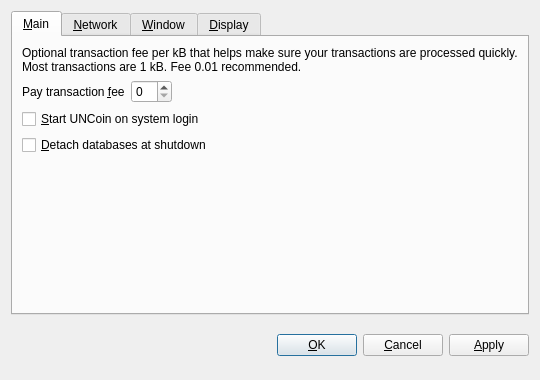
<?xml version="1.0" encoding="UTF-8"?>
<ui version="4.0">
 <class>OptionsDialog</class>
 <widget class="QDialog" name="OptionsDialog">
  <property name="geometry">
   <rect>
    <x>0</x>
    <y>0</y>
    <width>540</width>
    <height>380</height>
   </rect>
  </property>
  <property name="windowTitle">
   <string>Options</string>
  </property>
  <property name="modal">
   <bool>true</bool>
  </property>
  <layout class="QVBoxLayout" name="verticalLayout">
   <item>
    <widget class="QTabWidget" name="tabWidget">
     <property name="tabPosition">
      <enum>QTabWidget::North</enum>
     </property>
     <property name="currentIndex">
      <number>0</number>
     </property>
     <widget class="QWidget" name="tabMain">
      <attribute name="title">
       <string>&amp;Main</string>
      </attribute>
      <layout class="QVBoxLayout" name="verticalLayout_Main">
       <item>
        <widget class="QLabel" name="transactionFeeInfoLabel">
         <property name="text">
          <string>Optional transaction fee per kB that helps make sure your transactions are processed quickly. Most transactions are 1 kB. Fee 0.01 recommended.</string>
         </property>
         <property name="textFormat">
          <enum>Qt::PlainText</enum>
         </property>
         <property name="wordWrap">
          <bool>true</bool>
         </property>
        </widget>
       </item>
       <item>
        <layout class="QHBoxLayout" name="horizontalLayout_Main">
         <item>
          <widget class="QLabel" name="transactionFeeLabel">
           <property name="text">
            <string>Pay transaction &amp;fee</string>
           </property>
           <property name="textFormat">
            <enum>Qt::PlainText</enum>
           </property>
           <property name="buddy">
            <cstring>transactionFee</cstring>
           </property>
          </widget>
         </item>
         <item>
          <widget class="BitcoinAmountField" name="transactionFee"/>
         </item>
         <item>
          <spacer name="horizontalSpacer_Main">
           <property name="orientation">
            <enum>Qt::Horizontal</enum>
           </property>
           <property name="sizeHint" stdset="0">
            <size>
             <width>40</width>
             <height>20</height>
            </size>
           </property>
          </spacer>
         </item>
        </layout>
       </item>
       <item>
        <widget class="QCheckBox" name="bitcoinAtStartup">
         <property name="toolTip">
          <string>Automatically start UNCoin after logging in to the system.</string>
         </property>
         <property name="text">
          <string>&amp;Start UNCoin on system login</string>
         </property>
        </widget>
       </item>
       <item>
        <widget class="QCheckBox" name="detachDatabases">
         <property name="toolTip">
          <string>Detach block and address databases at shutdown. This means they can be moved to another data directory, but it slows down shutdown. The wallet is always detached.</string>
         </property>
         <property name="text">
          <string>&amp;Detach databases at shutdown</string>
         </property>
        </widget>
       </item>
       <item>
        <spacer name="verticalSpacer_Main">
         <property name="orientation">
          <enum>Qt::Vertical</enum>
         </property>
         <property name="sizeHint" stdset="0">
          <size>
           <width>20</width>
           <height>40</height>
          </size>
         </property>
        </spacer>
       </item>
      </layout>
     </widget>
     <widget class="QWidget" name="tabNetwork">
      <attribute name="title">
       <string>&amp;Network</string>
      </attribute>
      <layout class="QVBoxLayout" name="verticalLayout_Network">
       <item>
        <widget class="QCheckBox" name="mapPortUpnp">
         <property name="toolTip">
          <string>Automatically open the UNCoin client port on the router. This only works when your router supports UPnP and it is enabled.</string>
         </property>
         <property name="text">
          <string>Map port using &amp;UPnP</string>
         </property>
        </widget>
       </item>
       <item>
        <widget class="QCheckBox" name="connectSocks">
         <property name="toolTip">
          <string>Connect to the UNCoin network through a SOCKS proxy (e.g. when connecting through Tor).</string>
         </property>
         <property name="text">
          <string>&amp;Connect through SOCKS proxy:</string>
         </property>
        </widget>
       </item>
       <item>
        <layout class="QHBoxLayout" name="horizontalLayout_Network">
         <item>
          <widget class="QLabel" name="proxyIpLabel">
           <property name="text">
            <string>Proxy &amp;IP:</string>
           </property>
           <property name="textFormat">
            <enum>Qt::PlainText</enum>
           </property>
           <property name="buddy">
            <cstring>proxyIp</cstring>
           </property>
          </widget>
         </item>
         <item>
          <widget class="QValidatedLineEdit" name="proxyIp">
           <property name="maximumSize">
            <size>
             <width>140</width>
             <height>16777215</height>
            </size>
           </property>
           <property name="toolTip">
            <string>IP address of the proxy (e.g. 127.0.0.1)</string>
           </property>
          </widget>
         </item>
         <item>
          <widget class="QLabel" name="proxyPortLabel">
           <property name="text">
            <string>&amp;Port:</string>
           </property>
           <property name="textFormat">
            <enum>Qt::PlainText</enum>
           </property>
           <property name="buddy">
            <cstring>proxyPort</cstring>
           </property>
          </widget>
         </item>
         <item>
          <widget class="QLineEdit" name="proxyPort">
           <property name="maximumSize">
            <size>
             <width>55</width>
             <height>16777215</height>
            </size>
           </property>
           <property name="toolTip">
            <string>Port of the proxy (e.g. 9050)</string>
           </property>
          </widget>
         </item>
         <item>
          <widget class="QLabel" name="socksVersionLabel">
           <property name="text">
            <string>SOCKS &amp;Version:</string>
           </property>
           <property name="textFormat">
            <enum>Qt::PlainText</enum>
           </property>
           <property name="buddy">
            <cstring>socksVersion</cstring>
           </property>
          </widget>
         </item>
         <item>
          <widget class="QValueComboBox" name="socksVersion">
           <property name="toolTip">
            <string>SOCKS version of the proxy (e.g. 5)</string>
           </property>
          </widget>
         </item>
         <item>
          <spacer name="horizontalSpacer_Network">
           <property name="orientation">
            <enum>Qt::Horizontal</enum>
           </property>
           <property name="sizeHint" stdset="0">
            <size>
             <width>40</width>
             <height>20</height>
            </size>
           </property>
          </spacer>
         </item>
        </layout>
       </item>
       <item>
        <spacer name="verticalSpacer_Network">
         <property name="orientation">
          <enum>Qt::Vertical</enum>
         </property>
         <property name="sizeHint" stdset="0">
          <size>
           <width>20</width>
           <height>40</height>
          </size>
         </property>
        </spacer>
       </item>
      </layout>
     </widget>
     <widget class="QWidget" name="tabWindow">
      <attribute name="title">
       <string>&amp;Window</string>
      </attribute>
      <layout class="QVBoxLayout" name="verticalLayout_Window">
       <item>
        <widget class="QCheckBox" name="minimizeToTray">
         <property name="toolTip">
          <string>Show only a tray icon after minimizing the window.</string>
         </property>
         <property name="text">
          <string>&amp;Minimize to the tray instead of the taskbar</string>
         </property>
        </widget>
       </item>
       <item>
        <widget class="QCheckBox" name="minimizeOnClose">
         <property name="toolTip">
          <string>Minimize instead of exit the application when the window is closed. When this option is enabled, the application will be closed only after selecting Quit in the menu.</string>
         </property>
         <property name="text">
          <string>M&amp;inimize on close</string>
         </property>
        </widget>
       </item>
       <item>
        <spacer name="verticalSpacer_Window">
         <property name="orientation">
          <enum>Qt::Vertical</enum>
         </property>
         <property name="sizeHint" stdset="0">
          <size>
           <width>20</width>
           <height>40</height>
          </size>
         </property>
        </spacer>
       </item>
      </layout>
     </widget>
     <widget class="QWidget" name="tabDisplay">
      <attribute name="title">
       <string>&amp;Display</string>
      </attribute>
      <layout class="QVBoxLayout" name="verticalLayout_Display">
       <item>
        <layout class="QHBoxLayout" name="horizontalLayout_1_Display">
         <item>
          <widget class="QLabel" name="langLabel">
           <property name="text">
            <string>User Interface &amp;language:</string>
           </property>
           <property name="textFormat">
            <enum>Qt::PlainText</enum>
           </property>
           <property name="buddy">
            <cstring>lang</cstring>
           </property>
          </widget>
         </item>
         <item>
          <widget class="QValueComboBox" name="lang">
           <property name="toolTip">
            <string>The user interface language can be set here. This setting will take effect after restarting UNCoin.</string>
           </property>
          </widget>
         </item>
        </layout>
       </item>
       <item>
        <layout class="QHBoxLayout" name="horizontalLayout_2_Display">
         <item>
          <widget class="QLabel" name="unitLabel">
           <property name="text">
            <string>&amp;Unit to show amounts in:</string>
           </property>
           <property name="textFormat">
            <enum>Qt::PlainText</enum>
           </property>
           <property name="buddy">
            <cstring>unit</cstring>
           </property>
          </widget>
         </item>
         <item>
          <widget class="QValueComboBox" name="unit">
           <property name="toolTip">
            <string>Choose the default subdivision unit to show in the interface and when sending coins.</string>
           </property>
          </widget>
         </item>
        </layout>
       </item>
       <item>
        <widget class="QCheckBox" name="displayAddresses">
         <property name="toolTip">
          <string>Whether to show UNCoin addresses in the transaction list or not.</string>
         </property>
         <property name="text">
          <string>&amp;Display addresses in transaction list</string>
         </property>
        </widget>
       </item>
       <item>
        <widget class="QCheckBox" name="coinControlFeatures">
         <property name="toolTip">
          <string>Whether to show coin control features or not.</string>
         </property>
         <property name="text">
          <string>Display coin &amp;control features (experts only!)</string>
         </property>
        </widget>
       </item>
       <item>
        <spacer name="verticalSpacer_Display">
         <property name="orientation">
          <enum>Qt::Vertical</enum>
         </property>
         <property name="sizeHint" stdset="0">
          <size>
           <width>20</width>
           <height>40</height>
          </size>
         </property>
        </spacer>
       </item>
      </layout>
     </widget>
    </widget>
   </item>
   <item>
    <layout class="QHBoxLayout" name="horizontalLayout_Buttons">
     <item>
      <spacer name="horizontalSpacer_1">
       <property name="orientation">
        <enum>Qt::Horizontal</enum>
       </property>
       <property name="sizeHint" stdset="0">
        <size>
         <width>40</width>
         <height>48</height>
        </size>
       </property>
      </spacer>
     </item>
     <item>
      <widget class="QLabel" name="statusLabel">
       <property name="font">
        <font>
         <weight>75</weight>
         <bold>true</bold>
        </font>
       </property>
       <property name="text">
        <string/>
       </property>
       <property name="textFormat">
        <enum>Qt::PlainText</enum>
       </property>
       <property name="wordWrap">
        <bool>true</bool>
       </property>
      </widget>
     </item>
     <item>
      <spacer name="horizontalSpacer_2">
       <property name="orientation">
        <enum>Qt::Horizontal</enum>
       </property>
       <property name="sizeHint" stdset="0">
        <size>
         <width>40</width>
         <height>48</height>
        </size>
       </property>
      </spacer>
     </item>
     <item>
      <widget class="QPushButton" name="okButton">
       <property name="text">
        <string>&amp;OK</string>
       </property>
      </widget>
     </item>
     <item>
      <widget class="QPushButton" name="cancelButton">
       <property name="text">
        <string>&amp;Cancel</string>
       </property>
       <property name="autoDefault">
        <bool>false</bool>
       </property>
      </widget>
     </item>
     <item>
      <widget class="QPushButton" name="applyButton">
       <property name="text">
        <string>&amp;Apply</string>
       </property>
       <property name="autoDefault">
        <bool>false</bool>
       </property>
      </widget>
     </item>
    </layout>
   </item>
  </layout>
 </widget>
 <customwidgets>
  <customwidget>
   <class>BitcoinAmountField</class>
   <extends>QSpinBox</extends>
   <header>bitcoinamountfield.h</header>
  </customwidget>
  <customwidget>
   <class>QValueComboBox</class>
   <extends>QComboBox</extends>
   <header>qvaluecombobox.h</header>
  </customwidget>
  <customwidget>
   <class>QValidatedLineEdit</class>
   <extends>QLineEdit</extends>
   <header>qvalidatedlineedit.h</header>
  </customwidget>
 </customwidgets>
 <resources/>
 <connections/>
</ui>
